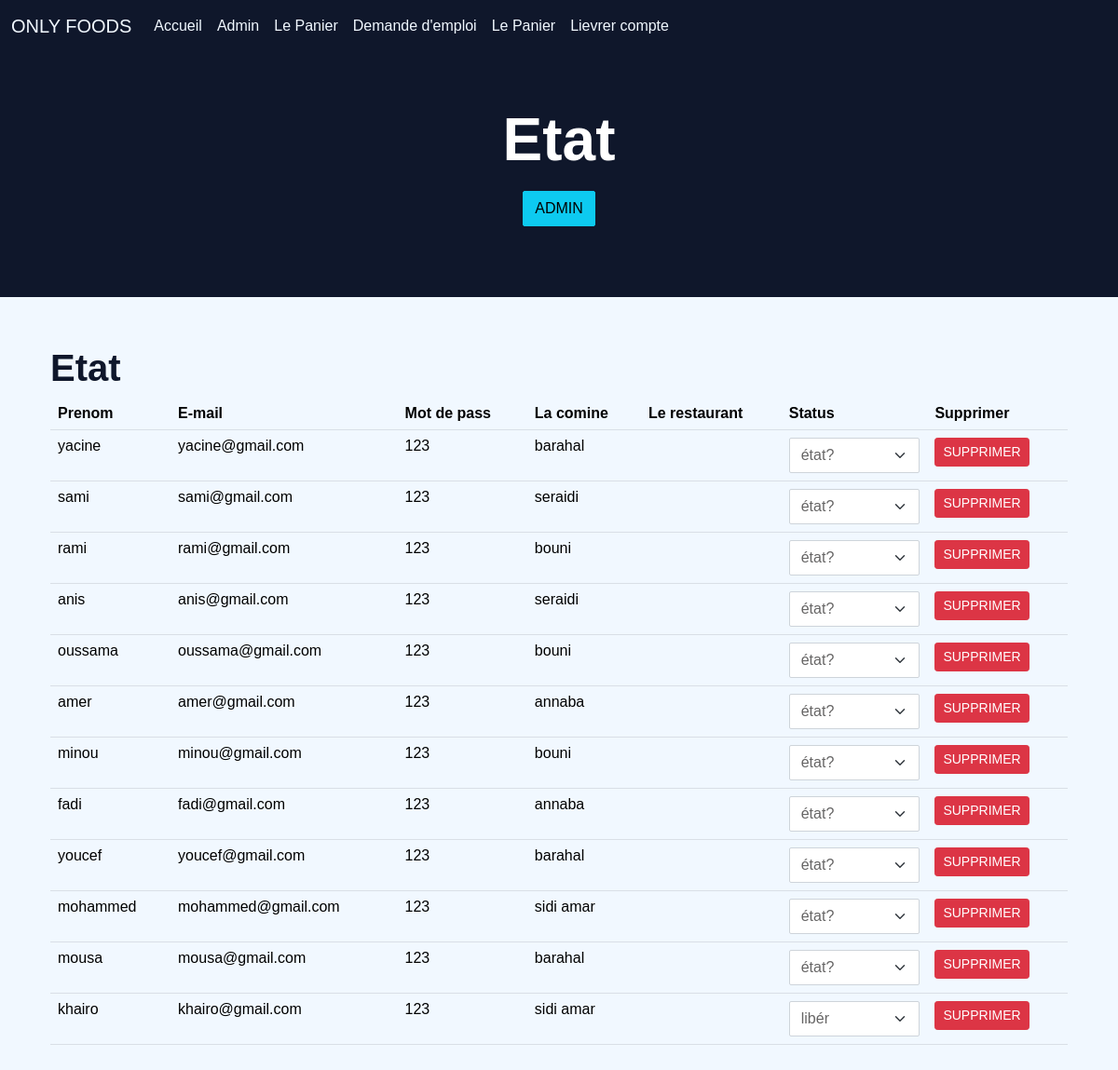
Screenshot of /etat.php with the database file from the repository.
### tables this page shows
CREATE TABLE `livreur` (
  `id` int(11) NOT NULL,
  `id_restaurant` int(11) NOT NULL,
  `name` varchar(100) NOT NULL,
  `location` text NOT NULL,
  `name_restaurant` varchar(100) NOT NULL,
  `status` int(11) DEFAULT NULL,
  `email` varchar(100) NOT NULL,
  `password` varchar(100) NOT NULL
);

### etat.php (the view, shortened to what this page needs)
<?php
require_once "db/connection.php";
?>
<link href="css/bootstrap.min.css" rel="stylesheet">
<link href="css/style.css" rel="stylesheet">
<div class="container-xxl position-relative p-0">
<?php include_once "db/nav.php" ;?>
    <div class="container-xxl py-5 bg-dark hero-header mb-1">
        <div class="container text-center my-1 pt-1 pb-4">
            <h1 class="display-3 text-white mb-3 animated slideInDown">Etat</h1>
            <b class="btn btn-info">Admin</b>
        </div>
    </div>
</div>
<div class="container py-5">
    <div class="container">
    <h1>Etat</h1>
    <table class="table table-light">
        <tbody>
            <tr>
               <th>Prenom</th>
               <th>E-mail</th>
               <th>Mot de pass</th>
               <th>La comine</th>
               <th>Le restaurant</th>
               <th>Status</th>
               <th>Supprimer</th>
            </tr>
            <?php
            $select = mysqli_query($conn,"SELECT * FROM `livreur` ORDER BY id DESC");
            while($row = mysqli_fetch_assoc($select)){
?>
            <tr>
                <td><?= $row['name'];?></td>
                <td><?= $row['email'];?></td>
                <td><?= $row['password'];?></td>
                <td><?php
                    echo $row['location'];
               ?></td>
               <td><?= $row['name_restaurant'] ;?></td>
               <td>
                <select id="status<?= $row['id']; ?>" onchange="Status('<?= $row['id']; ?>')"  class="form-select" aria-label="Default select example">
                  <option selected>état?</option>
                  <option <?php if($row['status'] == 2 ){echo "selected";}  ?> value="2">libér</option>
                </select>
               </td>
               <td>
                <a href="delete.php?id2=<?= $row['id'];?>" class="btn btn-danger btn-sm">Supprimer</a>
               </td>
            </tr>
            <?php } ?>
        </tbody>
    </table>
    </body>
    </html>

### css/style.css (style rules this page uses)
.btn { font-family: 'Nunito', sans-serif; font-weight: 500; text-transform: uppercase; transition: .5s; }
.hero-header { background: linear-gradient(rgba(15, 23, 43, .9), rgba(15, 23, 43, .9)); background-position: center center; background-repeat: no-repeat; background-size: cover; }

### rows the page displays
livreur: name "yacine", email "yacine@gmail.com", password "123", location "barahal", id "état?"
livreur: name "sami", email "sami@gmail.com", password "123", location "seraidi", id "état?"
livreur: name "rami", email "rami@gmail.com", password "123", location "bouni", id "état?"
livreur: name "anis", email "anis@gmail.com", password "123", location "seraidi", id "état?"
livreur: name "oussama", email "oussama@gmail.com", password "123", location "bouni", id "état?"
livreur: name "amer", email "amer@gmail.com", password "123", location "annaba", id "état?"
livreur: name "minou", email "minou@gmail.com", password "123", location "bouni", id "état?"
livreur: name "fadi", email "fadi@gmail.com", password "123", location "annaba", id "état?"
livreur: name "youcef", email "youcef@gmail.com", password "123", location "barahal", id "état?"
livreur: name "mohammed", email "mohammed@gmail.com", password "123", location "sidi amar", id "état?"
livreur: name "mousa", email "mousa@gmail.com", password "123", location "barahal", id "état?"
livreur: name "khairo", email "khairo@gmail.com", password "123", location "sidi amar", status+id "libér"
